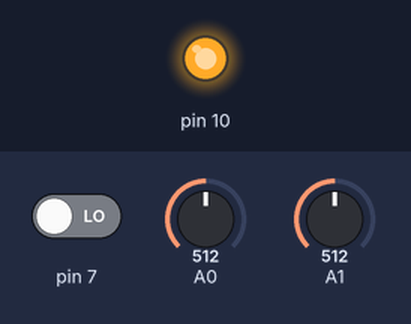
The sketch below on a simulated Arduino Uno, built with avr-gcc and run on an emulated ATmega328P. Shown: output pins drawn as LEDs (lit = HIGH). The test bench sets the inputs (shaded band); at power-on: pin 7 LOW, A0 = 512, A1 = 512. What the sketch prints to the serial monitor is not drawn.

Above: at 0.1 s.
Timing chart, 0 to 1.6 s (numbered marks = the images above):
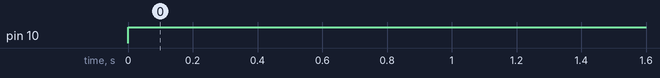

The sketch:

Arduino_aula6_projeto_.ino
```cpp
// C++ code
// fazer um código que ligue o led se LDR for menor que 40 e o botao nao funciona, se for acima de 40 o botao funciona.

int ldrValor = 0; // valor da ldr
int ldrPerc = 0;  // percentual da ldr
int percAnt = 0;
int potValor = 0; // valor do Potenciometro
int potPerc = 0;  // Percentual do Potenciometro


int estadoAnterior = LOW;
int statusBotao = 0;

void setup()
{
	pinMode(7, INPUT);
  	pinMode (10, OUTPUT);
  Serial.begin(115200);
}

void loop()
{
 statusBotao = digitalRead(7);
	if(statusBotao == HIGH && estadoAnterior == LOW // caso o botao for verdadeiro ou falso...
      ){
    digitalWrite(10, !digitalRead(10)); // digitalWrite= ele vai escrever
    }
 ldrValor = analogRead(A1); // ler o botao analogico ligado ao A0
 potValor = analogRead(A0);

  potPerc = map(potValor, 0, 1024, 100, 0);
  ldrPerc = map(ldrValor, 0, 1024, 100, 0); //criei um mapa para ler o valor de ldr, me mostre de 0 a 1024 e de 100 a 0%

  if (ldrPerc <= potPerc || potPerc <=40) {      //se ldrPerc for diferente da PercAnt...
  	digitalWrite(10, HIGH);
  }


  Serial.print("potenciometro: ");
  Serial.print(potPerc); //printa o percentual
  Serial.print("	Luminosidade: ");
  Serial.println(ldrPerc);
  delay(100); //delay para n dar erros

  estadoAnterior = statusBotao;
}
```

Measured:
- by itself, pin 10: LOW → HIGH at 0.00 s
